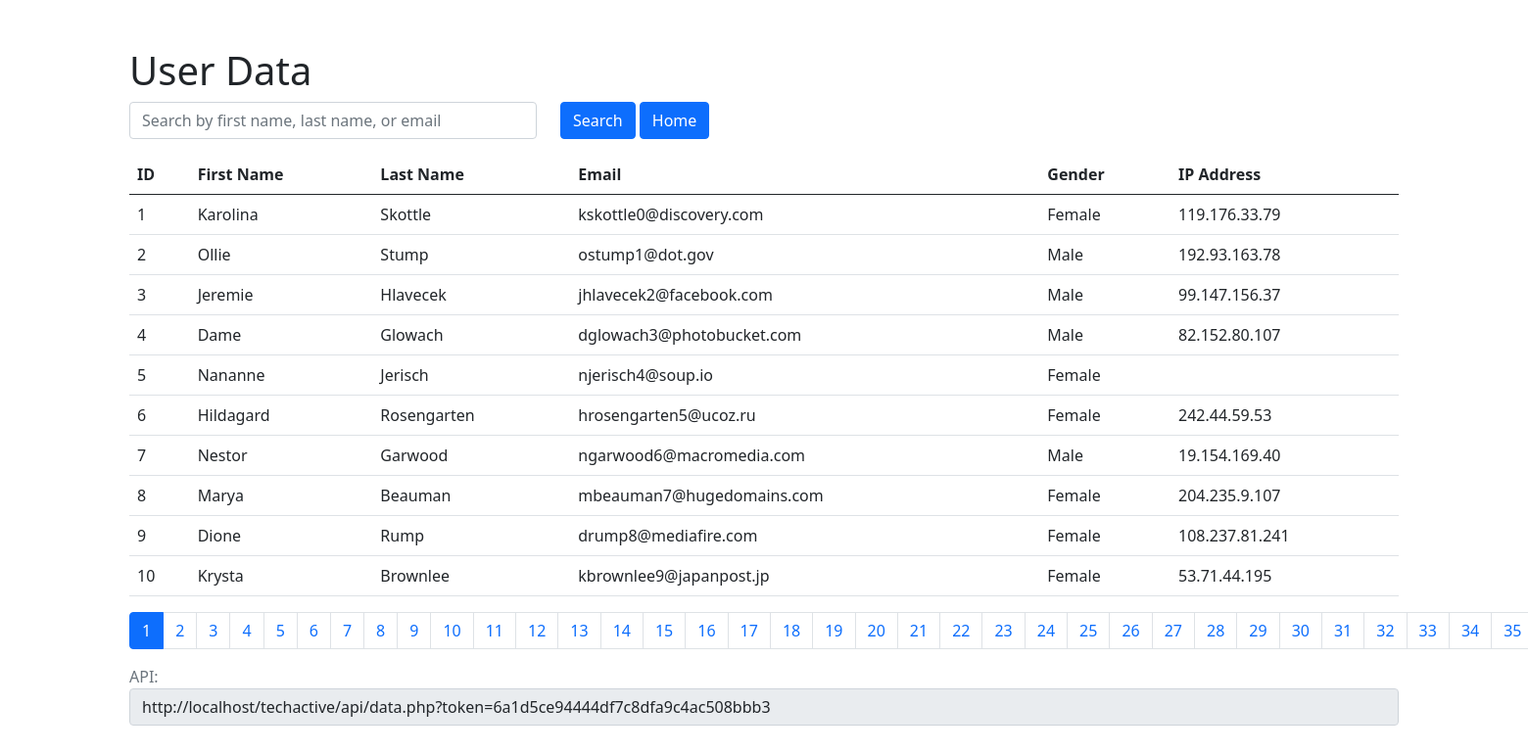
Page /api/data.php?token=6a1d5ce94444df7c8dfa9c4ac508bbb3 on the committed database.
### tables this page shows
CREATE TABLE `users` (
  `id` int(11) NOT NULL,
  `first_name` varchar(255) NOT NULL,
  `last_name` varchar(255) NOT NULL,
  `email` varchar(255) NOT NULL,
  `gender` varchar(50) NOT NULL,
  `ip_address` varchar(255) NOT NULL,
  `created_at` date NOT NULL DEFAULT current_timestamp()
);

### api/data.php (the view, shortened to what this page needs)
<!DOCTYPE html>
<html>
<head>
    <link rel="stylesheet" href="https://cdn.jsdelivr.net/npm/bootstrap@5.0.1/dist/css/bootstrap.min.css">
</head>
<body>
    <div class="container mt-5">
        <h1>User Data</h1>
        <form class="mb-3" method="GET" action="data.php">
            <div class="row">
                <div class="col-md-4">
                    <input type="text" class="form-control" name="search" placeholder="Search by first name, last name, or email">
                </div>
                <div class="col-md-2">
                    <button type="submit" class="btn btn-primary">Search</button>
                    <a href="<?php echo "http://localhost/data.php?" . $_SERVER['QUERY_STRING']; ?>" class="btn btn-primary"> Home</a>
                </div>
            </div>
        </form>
        <?php
        include_once './Api-func.php';
        $ReqMethod = $_SERVER['REQUEST_METHOD'];
        if ($ReqMethod == 'GET') {
            $token = $_GET['token'];
            if (verifyToken($token)) {
                $page = isset($_GET['page']) ? $_GET['page'] : 1;
                $limit = 10;
                $search = isset($_GET['search']) ? $_GET['search'] : '';
                $responseData = getPaginatedUserData($page, $limit, $search);
                $users = $responseData['data'];
                $totalPages = $responseData['total_pages'];
                $currentPage = $responseData['current_page'];
                if (!empty($users)) {
                    ?>
                    <table class="table">
                        <thead>
                            <tr>
                                <th>ID</th>
                                <th>First Name</th>
                                <th>Last Name</th>
                                <th>Email</th>
                                <th>Gender</th>
                                <th>IP Address</th>
                            </tr>
                        </thead>
                        <tbody>
                            <?php foreach ($users as $user) { ?>
                                <tr>
                                    <td><?php echo $user['id']; ?></td>
                                    <td><?php echo $user['first_name']; ?></td>
                                    <td><?php echo $user['last_name']; ?></td>
                                    <td><?php echo $user['email']; ?></td>
                                    <td><?php echo $user['gender']; ?></td>
                                    <td><?php echo $user['ip_address']; ?></td>
                                </tr>
                            <?php } ?>
                        </tbody>
                    </table>
                    <nav>
                        <ul class="pagination">
                            <?php for ($i = 1; $i <= $totalPages; $i++) { ?>
                                <li class="page-item <?php echo ($i == $currentPage) ? 'active' : ''; ?>">
                                    <a class="page-link" href="data.php?page=<?php echo $i; ?>&token=<?php echo urlencode($token); ?>"><?php echo $i; ?></a>
                                </li>
                            <?php } ?>
                        </ul>
                    </nav>
                <?php
                } else {
                    echo "<p>No data available.</p>";
                }
            }
        }
        function verifyToken($token)
        {
            global $con;
            $query = "SELECT token FROM tokens WHERE token = '$token'";
            $result = mysqli_query($con, $query);
            if ($result && mysqli_num_rows($result) > 0) {
                return true;
            } else {
                return false;
            }
        }
        function getPaginatedUserData($page, $limit, $search)
        {
            global $con;
            $offset = ($page - 1) * $limit;
            $searchCondition = '';
            $query = "SELECT * FROM users $searchCondition LIMIT $limit OFFSET $offset";
            $result = mysqli_query($con, $query);
            $data = array();
            if ($result && mysqli_num_rows($result) > 0) {
                while ($row = mysqli_fetch_assoc($result)) {
                    $data[] = $row;
                }
            }
            $totalCountQuery = "SELECT COUNT(*) as total FROM users $searchCondition";
            $totalCountResult = mysqli_query($con, $totalCountQuery);
            $totalCountRow = mysqli_fetch_assoc($totalCountResult);
            $totalRecords = $totalCountRow['total'];
            $totalPages = ceil($totalRecords / $limit);
            $nextPage = ($page < $totalPages) ? $page + 1 : $totalPages;
            $responseData = array(
                'data' => $data,
                'total_pages' => $totalPages,
                'current_page' => $page,
                'next_page' => $nextPage
            );
            return $responseData;
        }
        ?>
        <span class="text-muted">API: <input type="text" class="form-control" readonly value="<?php echo "http://localhost/techactive/api/data.php?" . $_SERVER['QUERY_STRING']; ?>"> </span>
    </div>
</body>
</html>

### rows in the picture
users: id "1", first_name "Karolina", last_name "Skottle", email "kskottle0@discovery.com", gender "Female", ip_address "119.176.33.79"
users: id "2", first_name "Ollie", last_name "Stump", email "ostump1@dot.gov", gender "Male", ip_address "192.93.163.78"
users: id "3", first_name "Jeremie", last_name "Hlavecek", email "jhlavecek2@facebook.com", gender "Male", ip_address "99.147.156.37"
users: id "4", first_name "Dame", last_name "Glowach", email "dglowach3@photobucket.com", gender "Male", ip_address "82.152.80.107"
users: id "5", first_name "Nananne", last_name "Jerisch", email "njerisch4@soup.io", gender "Female"
users: id "6", first_name "Hildagard", last_name "Rosengarten", email "hrosengarten5@ucoz.ru", gender "Female", ip_address "242.44.59.53"
users: id "7", first_name "Nestor", last_name "Garwood", email "ngarwood6@macromedia.com", gender "Male", ip_address "19.154.169.40"
users: id "8", first_name "Marya", last_name "Beauman", email "mbeauman7@hugedomains.com", gender "Female", ip_address "204.235.9.107"
users: id "9", first_name "Dione", last_name "Rump", email "drump8@mediafire.com", gender "Female", ip_address "108.237.81.241"
users: id "10", first_name "Krysta", last_name "Brownlee", email "kbrownlee9@japanpost.jp", gender "Female", ip_address "53.71.44.195"
